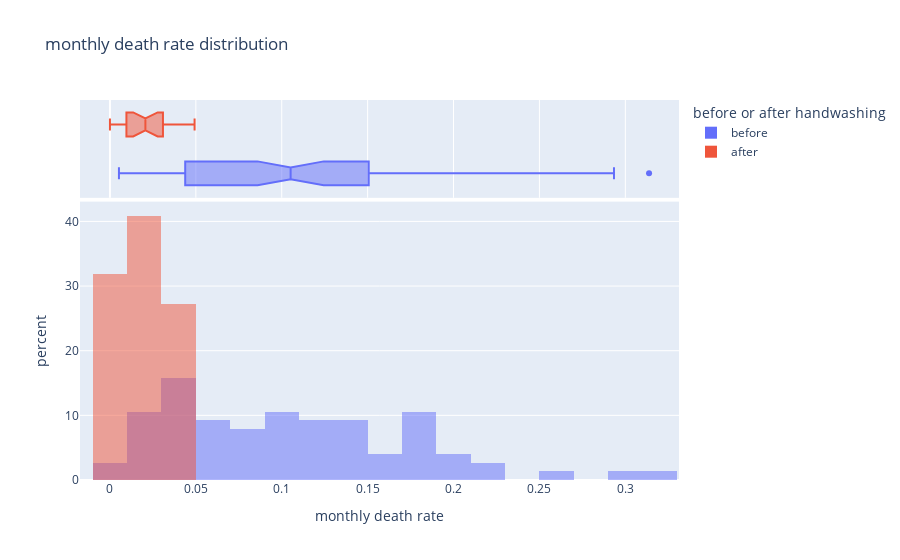

The cell this chart's notebook holds for it:
### Markdown cell above
### Use Histograms to Visualise the Monthly Distribution of Outcomes

**Challenge**: Create a [plotly histogram](https://plotly.com/python/histograms/) to show the monthly percentage of deaths. 

* Use docs to check out the available parameters. Use the [`color` parameter](https://plotly.github.io/plotly.py-docs/generated/plotly.express.histogram.html) to display two overlapping histograms.
* The time period of handwashing is shorter than not handwashing. Change `histnorm` to `percent` to make the time periods comparable. 
* Make the histograms slighlty transparent
* Experiment with the number of bins on the histogram. Which number work well in communicating the range of outcomes?
* Just for fun, display your box plot on the top of the histogram using the `marginal` parameter.

### Code cell
px.histogram(
    df_monthly,
    x="pct_deaths",
    color="segment",
    histnorm="percent",
    barmode="overlay",
    nbins=30,
    marginal="box",
    title="monthly death rate distribution",
    labels={
        "pct_deaths": "monthly death rate",
        "segment": "before or after handwashing",
    },
)

### Figure 1 — Plotly figure (JSON) as saved in the notebook; plotly's stock layout.template omitted (floating-point values rounded to 4 significant figures)
{"data": [{"alignmentgroup": "True", "bingroup": "x", "histnorm": "percent", "hovertemplate": "before or after handwashing=before<br>monthly death rate=%{x}<br>percent=%{y}<extra></extra>", "legendgroup": "before", "marker": {"color": "#636efa", "opacity": 0.5, "pattern": {"shape": ""}}, "name": "before", "nbinsx": 30, "offsetgroup": "before", "orientation": "v", "showlegend": true, "type": "histogram", "x": [0.1457, 0.07531, 0.04332, 0.01569, 0.007843, 0.05, 0.08421, 0.01351, 0.01878, 0.1102, 0.2255, 0.2085, 0.1222, 0.1023, 0.1074, 0.03226, 0.06593, 0.2078, 0.2546, 0.1839, 0.2934, 0.2297, 0.3138, 0.1912, 0.1597, 0.1241, 0.1193, 0.06098, 0.04082, 0.005236, 0.01554, 0.02262, 0.176, 0.07143, 0.08051, 0.1516, 0.1128, 0.1703, 0.1731, 0.05833, 0.02679, 0.04369, 0.0632, 0.01224, 0.03226, 0.1102, 0.1055, 0.07591, 0.04745, 0.04452, 0.04231, 0.04392, 0.07143, 0.06122, 0.03586, 0.1055, 0.1484, 0.1094, 0.1049, 0.1339, 0.1809, 0.1543, 0.1897, 0.1344, 0.1015, 0.131, 0.1806, 0.1439, 0.1496, 0.1077, 0.05369, 0.03215, 0.01923, 0.03607, 0.1827, 0.1224], "xaxis": "x", "yaxis": "y"}, {"alignmentgroup": "True", "hovertemplate": "before or after handwashing=before<br>monthly death rate=%{x}<extra></extra>", "legendgroup": "before", "marker": {"color": "#636efa"}, "name": "before", "notched": true, "offsetgroup": "before", "showlegend": false, "type": "box", "x": [0.1457, 0.07531, 0.04332, 0.01569, 0.007843, 0.05, 0.08421, 0.01351, 0.01878, 0.1102, 0.2255, 0.2085, 0.1222, 0.1023, 0.1074, 0.03226, 0.06593, 0.2078, 0.2546, 0.1839, 0.2934, 0.2297, 0.3138, 0.1912, 0.1597, 0.1241, 0.1193, 0.06098, 0.04082, 0.005236, 0.01554, 0.02262, 0.176, 0.07143, 0.08051, 0.1516, 0.1128, 0.1703, 0.1731, 0.05833, 0.02679, 0.04369, 0.0632, 0.01224, 0.03226, 0.1102, 0.1055, 0.07591, 0.04745, 0.04452, 0.04231, 0.04392, 0.07143, 0.06122, 0.03586, 0.1055, 0.1484, 0.1094, 0.1049, 0.1339, 0.1809, 0.1543, 0.1897, 0.1344, 0.1015, 0.131, 0.1806, 0.1439, 0.1496, 0.1077, 0.05369, 0.03215, 0.01923, 0.03607, 0.1827, 0.1224], "xaxis": "x2", "yaxis": "y2"}, {"alignmentgroup": "True", "bingroup": "x", "histnorm": "percent", "hovertemplate": "before or after handwashing=after<br>monthly death rate=%{x}<br>percent=%{y}<extra></extra>", "legendgroup": "after", "marker": {"color": "#EF553B", "opacity": 0.5, "pattern": {"shape": ""}}, "name": "after", "nbinsx": 30, "offsetgroup": "after", "orientation": "v", "showlegend": true, "type": "histogram", "x": [0.02239, 0.012, 0.01894, 0.0458, 0.03957, 0.04472, 0.0293, 0.03534, 0.006873, 0, 0.006557, 0.009585, 0.01136, 0.003717, 0, 0.009615, 0.02341, 0.02903, 0.0134, 0.02233, 0.03085, 0.04926], "xaxis": "x", "yaxis": "y"}, {"alignmentgroup": "True", "hovertemplate": "before or after handwashing=after<br>monthly death rate=%{x}<extra></extra>", "legendgroup": "after", "marker": {"color": "#EF553B"}, "name": "after", "notched": true, "offsetgroup": "after", "showlegend": false, "type": "box", "x": [0.02239, 0.012, 0.01894, 0.0458, 0.03957, 0.04472, 0.0293, 0.03534, 0.006873, 0, 0.006557, 0.009585, 0.01136, 0.003717, 0, 0.009615, 0.02341, 0.02903, 0.0134, 0.02233, 0.03085, 0.04926], "xaxis": "x2", "yaxis": "y2"}], "layout": {"barmode": "overlay", "legend": {"title": {"text": "before or after handwashing"}, "tracegroupgap": 0}, "title": {"text": "monthly death rate distribution"}, "xaxis": {"anchor": "y", "domain": [0, 1], "title": {"text": "monthly death rate"}}, "xaxis2": {"anchor": "y2", "domain": [0, 1], "matches": "x", "showgrid": true, "showticklabels": false}, "yaxis": {"anchor": "x", "domain": [0, 0.7326], "title": {"text": "percent"}}, "yaxis2": {"anchor": "x2", "domain": [0.7426, 1], "matches": "y2", "showgrid": false, "showline": false, "showticklabels": false, "ticks": ""}}}
